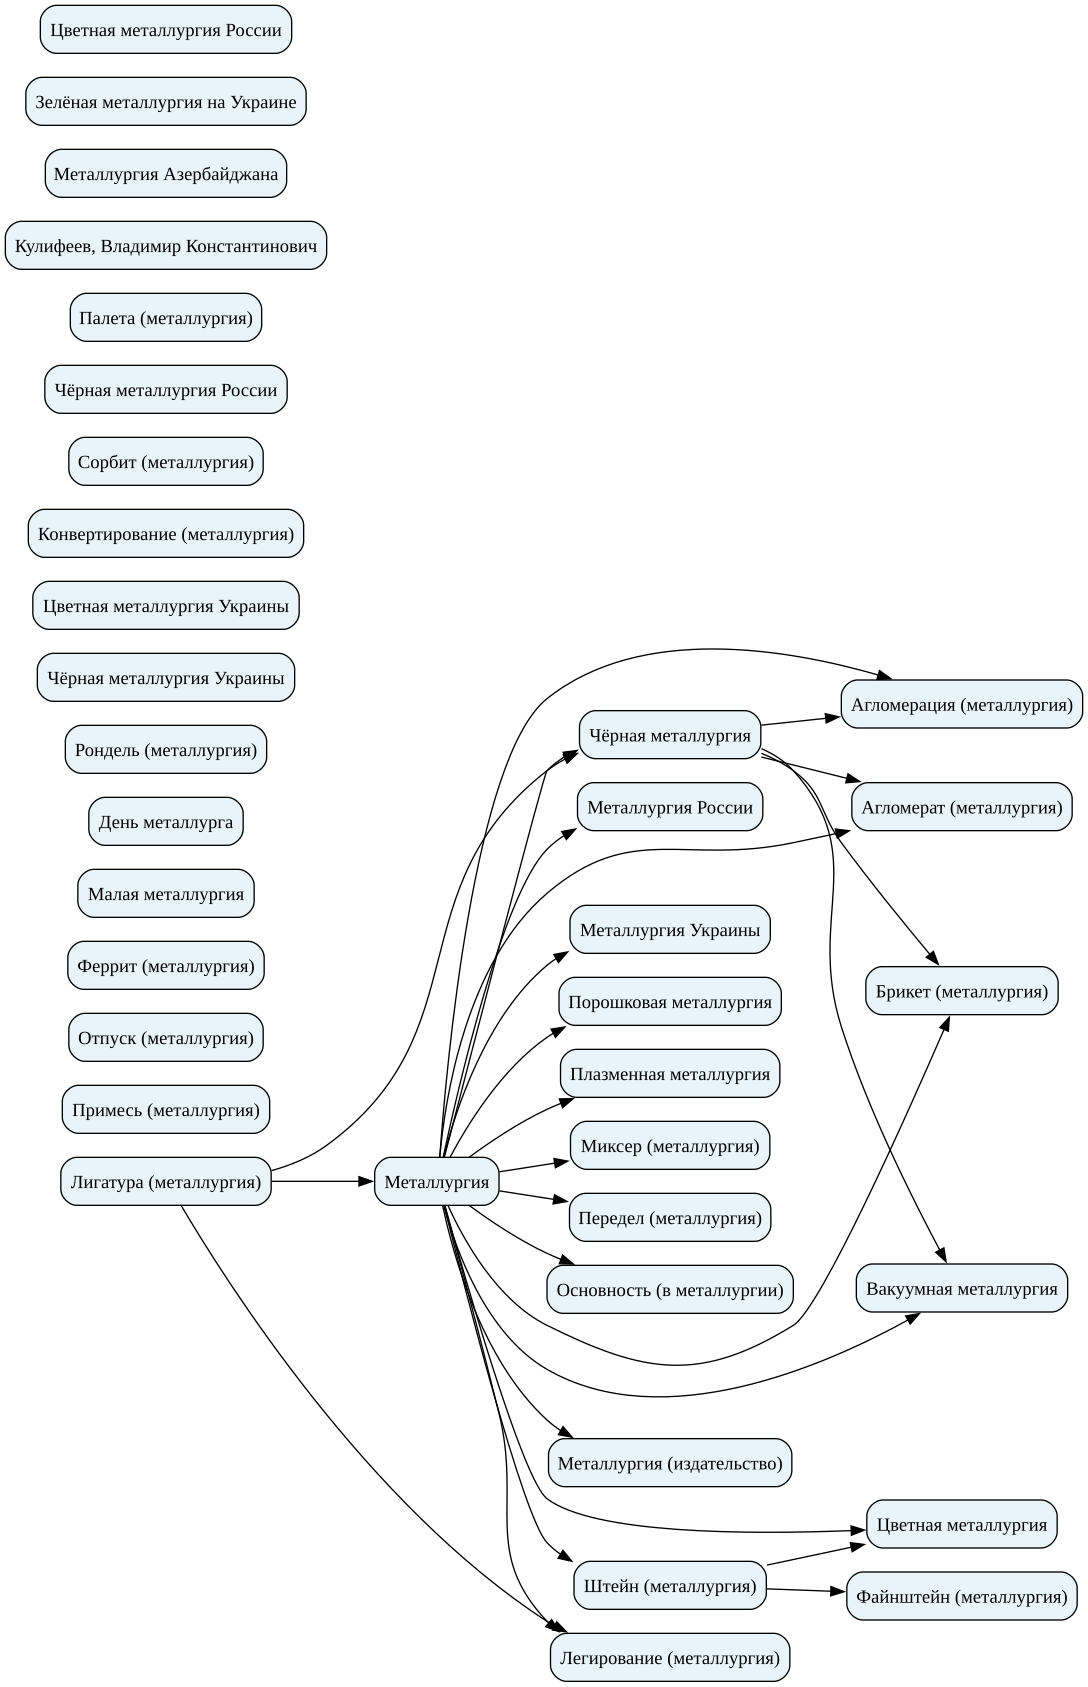

This chart was generated by the following Python code:
import json
from pathlib import Path

from graphviz import Digraph


folder = Path(__file__).parent
data = json.loads(
    (folder / "wikimedia.json").read_text(encoding="utf-8")
)

articles = data["articles"]
titles = {article["title"] for article in articles}

ids = {}
dot = Digraph("Wikimedia")
dot.attr(rankdir="LR", overlap="false", splines="true")
dot.attr(
    "node",
    shape="box",
    style="rounded,filled",
    fillcolor="#E8F4FA"
)

for number, article in enumerate(articles, start=1):
    node_id = f"A{number:02d}"
    ids[article["title"]] = node_id

    dot.node(
        node_id,
        label=article["title"],
        URL=article["url"]
    )

edges = 0

for article in articles:
    source = ids[article["title"]]

    for linked_title in article["links"]:
        if linked_title not in titles:
            continue

        target = ids[linked_title]

        if source != target:
            dot.edge(source, target)
            edges += 1

(folder / "graph.dot").write_text(
    dot.source,
    encoding="utf-8"
)

dot.render(str(folder / "graph"), format="pdf", cleanup=True)
dot.render(str(folder / "graph"), format="svg", cleanup=True)

print(f"Узлов: {len(articles)}")
print(f"Рёбер: {edges}")
